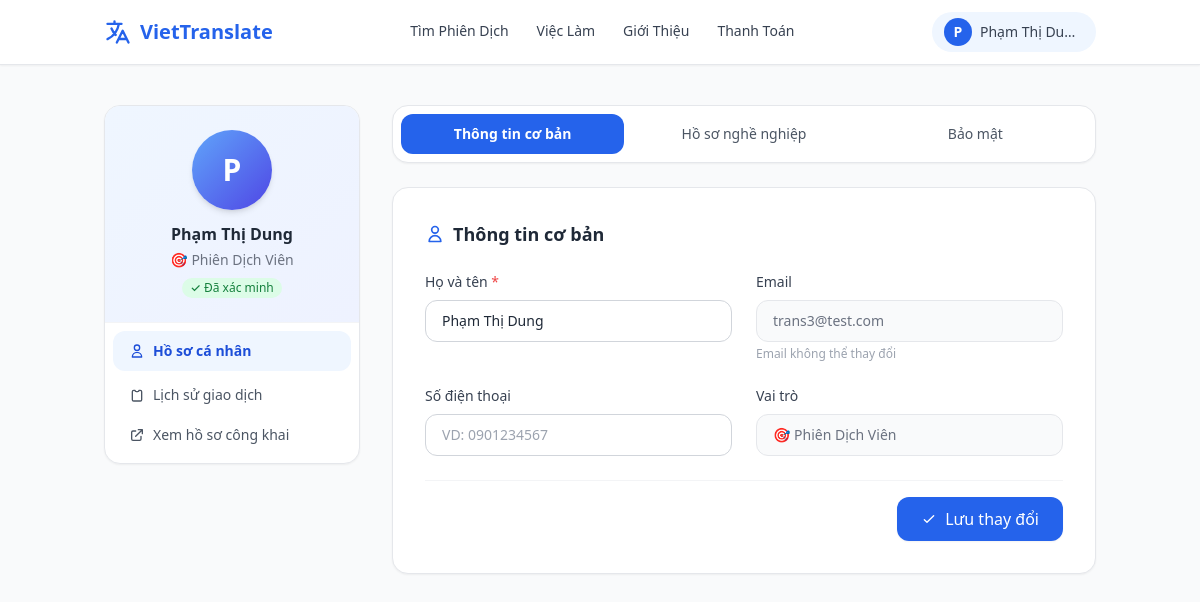
The page /account (signed in) on the database its author committed.
### models.py (models this page shows)
class User(db.Model):
    id = db.Column(db.Integer, primary_key=True)
    name = db.Column(db.String(100), nullable=False)
    email = db.Column(db.String(120), unique=True, nullable=False)
    password_hash = db.Column(db.String(256), nullable=False)
    phone = db.Column(db.String(20))
    role = db.Column(db.String(20), nullable=False)  # 'hirer', 'translator', 'admin'
    is_admin = db.Column(db.Boolean, default=False)
    is_active = db.Column(db.Boolean, default=True)
    created_at = db.Column(db.DateTime, default=datetime.utcnow)
    profile = db.relationship('TranslatorProfile', backref='user', uselist=False)
    jobs_posted = db.relationship('Job', backref='hirer', lazy=True)
    proposals = db.relationship('Proposal', backref='translator', lazy=True)
    messages_sent = db.relationship('Message', foreign_keys='Message.sender_id', backref='sender', lazy=True)
    direct_messages_sent = db.relationship('DirectMessage', foreign_keys='DirectMessage.sender_id', backref='sender', lazy=True)

### app.py (the view, shortened to what this page needs)
@app.route('/account', methods=['GET', 'POST'])
@login_required
def account_profile():
    user = User.query.get(session['user_id'])
    return render_template('account_profile.html', user=user)

### app.py (called while the page is built)
def login_required(f):
    @wraps(f)
    def decorated(*args, **kwargs):
        if 'user_id' not in session:
            flash('Vui lòng đăng nhập để tiếp tục.', 'warning')
            return redirect(url_for('login'))
        return f(*args, **kwargs)
    return decorated

@app.context_processor
def inject_globals():
    user = None
    if 'user_id' in session:
        user = User.query.get(session['user_id'])
    return dict(current_user=user, LANGUAGES=LANGUAGES)

### templates/account_profile.html (shortened to what this page needs)
{% extends "base.html" %}
{% block content %}
<div class="bg-gray-50 min-h-screen py-10">
<div class="container mx-auto px-4 max-w-5xl">
    <div class="flex flex-col md:flex-row gap-8">
        <aside class="w-full md:w-64 flex-shrink-0">
            <div class="bg-white rounded-2xl shadow-sm border border-gray-200 overflow-hidden sticky top-24">
                <div class="p-6 text-center border-b border-gray-100 bg-gradient-to-br from-blue-50 to-indigo-50">
                    <div class="w-20 h-20 bg-gradient-to-br from-blue-400 to-indigo-600 rounded-full mx-auto flex items-center justify-center text-white text-3xl font-bold shadow-md mb-3">
                        {{ user.name[0]|upper }}
                    </div>
                    <h3 class="font-bold text-gray-800">{{ user.name }}</h3>
                    <p class="text-sm text-gray-500 mt-1">
                        {% if user.role == 'translator' %}🎯 Phiên Dịch Viên
                        {% elif user.role == 'hirer' %}👔 Người Thuê
                        {% else %}⚙️ Admin{% endif %}
                    </p>
                    {% if user.role == 'translator' and user.profile and user.profile.is_verified %}
                    <span class="mt-2 inline-block bg-green-100 text-green-700 text-xs font-medium px-2 py-0.5 rounded-full">✓ Đã xác minh</span>
                    {% endif %}
                </div>
                <nav class="p-2">
                    <a href="{{ url_for('account_profile') }}" class="flex items-center gap-2 px-4 py-2.5 bg-blue-50 text-blue-700 font-semibold rounded-xl mb-1 text-sm">
                        <svg class="w-4 h-4" fill="none" stroke="currentColor" viewBox="0 0 24 24"><path stroke-linecap="round" stroke-linejoin="round" stroke-width="2" d="M16 7a4 4 0 11-8 0 4 4 0 018 0zM12 14a7 7 0 00-7 7h14a7 7 0 00-7-7z"/></svg>
                        Hồ sơ cá nhân
                    </a>
                    <a href="{{ url_for('account_history') }}" class="flex items-center gap-2 px-4 py-2.5 text-gray-600 hover:bg-gray-50 rounded-xl text-sm">
                        <svg class="w-4 h-4" fill="none" stroke="currentColor" viewBox="0 0 24 24"><path stroke-linecap="round" stroke-linejoin="round" stroke-width="2" d="M9 5H7a2 2 0 00-2 2v12a2 2 0 002 2h10a2 2 0 002-2V7a2 2 0 00-2-2h-2M9 5a2 2 0 002 2h2a2 2 0 002-2"/></svg>
                        Lịch sử giao dịch
                    </a>
                    {% if user.role == 'translator' and user.profile %}
                    <a href="{{ url_for('translator_profile', profile_id=user.profile.id) }}" target="_blank" class="flex items-center gap-2 px-4 py-2.5 text-gray-600 hover:bg-gray-50 rounded-xl text-sm">
                        <svg class="w-4 h-4" fill="none" stroke="currentColor" viewBox="0 0 24 24"><path stroke-linecap="round" stroke-linejoin="round" stroke-width="2" d="M10 6H6a2 2 0 00-2 2v10a2 2 0 002 2h10a2 2 0 002-2v-4M14 4h6m0 0v6m0-6L10 14"/></svg>
                        Xem hồ sơ công khai
                    </a>
                    {% endif %}
                </nav>
            </div>
        </aside>
        <div class="flex-grow space-y-6">
            <div class="bg-white rounded-2xl shadow-sm border border-gray-200 p-2 flex gap-2">
                <button class="tab-btn active flex-1 py-2.5 rounded-xl text-sm" onclick="switchTab('basic')">Thông tin cơ bản</button>
                {% if user.role == 'translator' %}
                <button class="tab-btn flex-1 py-2.5 rounded-xl text-sm text-gray-600 hover:bg-gray-100" onclick="switchTab('translator')">Hồ sơ nghề nghiệp</button>
                {% endif %}
                <button class="tab-btn flex-1 py-2.5 rounded-xl text-sm text-gray-600 hover:bg-gray-100" onclick="switchTab('security')">Bảo mật</button>
            </div>
            <div id="tab-basic" class="tab-panel active">
                <div class="bg-white rounded-2xl shadow-sm border border-gray-200 p-6 md:p-8">
                    <h2 class="text-lg font-bold text-gray-800 mb-6 flex items-center gap-2">
                        <svg class="w-5 h-5 text-blue-600" fill="none" stroke="currentColor" viewBox="0 0 24 24"><path stroke-linecap="round" stroke-linejoin="round" stroke-width="2" d="M16 7a4 4 0 11-8 0 4 4 0 018 0zM12 14a7 7 0 00-7 7h14a7 7 0 00-7-7z"/></svg>
                        Thông tin cơ bản
                    </h2>
                    <form method="POST" action="{{ url_for('account_profile') }}">
                        <div class="grid grid-cols-1 md:grid-cols-2 gap-6 mb-6">
                            <div>
                                <label class="block text-sm font-medium text-gray-700 mb-2">Họ và tên <span class="text-red-500">*</span></label>
                                <input type="text" name="name" required value="{{ user.name }}"
                                    class="w-full px-4 py-2.5 border border-gray-300 rounded-xl focus:outline-none focus:ring-2 focus:ring-blue-500 focus:border-transparent text-sm">
                            </div>
                            <div>
                                <label class="block text-sm font-medium text-gray-700 mb-2">Email</label>
                                <input type="email" value="{{ user.email }}" readonly
                                    class="w-full px-4 py-2.5 border border-gray-200 rounded-xl bg-gray-50 text-gray-500 text-sm cursor-not-allowed">
                                <p class="text-xs text-gray-400 mt-1">Email không thể thay đổi</p>
                            </div>
                            <div>
                                <label class="block text-sm font-medium text-gray-700 mb-2">Số điện thoại</label>
                                <input type="tel" name="phone" value="{{ user.phone or '' }}"
                                    placeholder="VD: 0901234567"
                                    class="w-full px-4 py-2.5 border border-gray-300 rounded-xl focus:outline-none focus:ring-2 focus:ring-blue-500 focus:border-transparent text-sm">
                            </div>
                            <div>
                                <label class="block text-sm font-medium text-gray-700 mb-2">Vai trò</label>
                                <div class="w-full px-4 py-2.5 border border-gray-200 rounded-xl bg-gray-50 text-gray-500 text-sm">
                                    {% if user.role == 'hirer' %}👔 Người Thuê (Hirer)
                                    {% elif user.role == 'translator' %}🎯 Phiên Dịch Viên
                                    {% else %}⚙️ Quản trị viên{% endif %}
                                </div>
                            </div>
                        </div>
                        <div class="flex justify-end pt-4 border-t border-gray-100">
                            <button type="submit" class="bg-blue-600 text-white font-medium px-6 py-2.5 rounded-xl hover:bg-blue-700 transition shadow-sm flex items-center gap-2">
                                <svg class="w-4 h-4" fill="none" stroke="currentColor" viewBox="0 0 24 24"><path stroke-linecap="round" stroke-linejoin="round" stroke-width="2" d="M5 13l4 4L19 7"/></svg>
                                Lưu thay đổi
                            </button>
                        </div>
                    </form>
                </div>
            </div>
        </div>
    </div>
</div>
</div>
{% endblock %}

### templates/base.html (shortened to what this page needs)
<!DOCTYPE html>
<html lang="vi">
<head>
    <script src="https://cdn.tailwindcss.com"></script>
</head>
<body class="bg-gray-50 flex flex-col min-h-screen text-gray-800">
<header class="sticky top-0 z-50 bg-white/95 backdrop-blur border-b border-gray-200 shadow-sm">
    <div class="container mx-auto px-4 py-3">
        <div class="flex justify-between items-center">
            <a href="{{ url_for('index') }}" class="flex items-center gap-2 text-xl font-bold text-primary">
                <svg class="w-7 h-7" fill="none" stroke="currentColor" viewBox="0 0 24 24">
                    <path stroke-linecap="round" stroke-linejoin="round" stroke-width="2" d="M3 5h12M9 3v2m1.048 9.5A18.022 18.022 0 016.412 9m6.088 9h7M11 21l5-10 5 10M12.751 5C11.783 10.77 8.07 15.61 3 18.129"/>
                </svg>
                VietTranslate
            </a>
            <nav class="hidden md:flex items-center gap-7 font-medium text-sm text-gray-700">
                <a href="{{ url_for('translator_list') }}" class="nav-link hover:text-primary">Tìm Phiên Dịch</a>
                <a href="{{ url_for('job_list') }}" class="nav-link hover:text-primary">Việc Làm</a>
                <a href="{{ url_for('about') }}" class="nav-link hover:text-primary">Giới Thiệu</a>
                <a href="{{ url_for('payment_info') }}" class="nav-link hover:text-primary">Thanh Toán</a>
            </nav>
            <div class="flex items-center gap-3">
                {% if current_user %}
                    <div class="relative group">
                        <button class="flex items-center gap-2 bg-blue-50 hover:bg-blue-100 transition rounded-full pl-3 pr-4 py-1.5">
                            <div class="w-7 h-7 rounded-full bg-primary flex items-center justify-center text-white text-sm font-bold">
                                {{ current_user.name[0] | upper }}
                            </div>
                            <span class="hidden md:block text-sm font-medium text-gray-700 max-w-[100px] truncate">{{ current_user.name }}</span>
                        </button>
                    </div>
                {% else %}
                    <a href="{{ url_for('login') }}" class="text-sm font-medium text-gray-700 hover:text-primary">Đăng Nhập</a>
                    <a href="{{ url_for('register') }}" class="bg-primary text-white text-sm font-medium px-4 py-2 rounded-lg hover:bg-blue-700 transition">Đăng Ký</a>
                {% endif %}
            </div>
        </div>
    </div>
</header>
<main class="flex-grow">{% block content %}{% endblock %}</main>
</body>
</html>

### templates/base.html (style rules this page uses)
body { font-family:'Segoe UI',system-ui,-apple-system,sans-serif }
.nav-link { position:relative;padding-bottom:2px }
.nav-link::after { content:'';position:absolute;bottom:0;left:0;width:0;height:2px;background:#2563eb;transition:width .2s }

### templates/account_profile.html (style rules this page uses)
.tab-btn.active { background: #2563eb; color: white; font-weight: 600; }
.tab-btn { transition: all .2s; }
.tab-panel { display: none; }
.tab-panel.active { display: block; }

### rows shown on the page
User: name "P", name "Phạm Thị Du…", name "Phạm Thị Dung", email "trans3@test.com"
